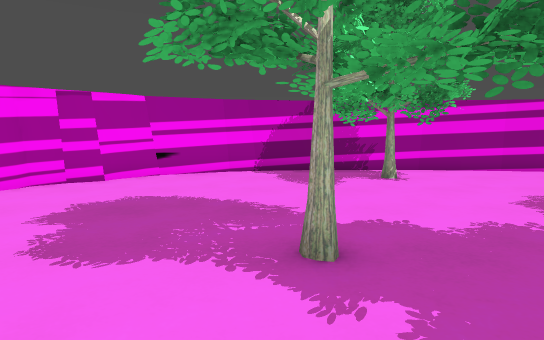
View 1 (above)

17 first-person views from a walk through a 3-D level made in the Godot game engine. The camera is 1.2 m above the floor, tilts 6° down and sees 75° across. The floor is counted in squares, 1 m on a side. Each view is taken from the middle of a square. On the plan, view 1 faces up. The plan holds only what a view shows up to about 14 squares ahead; the rest is blank.

View 2
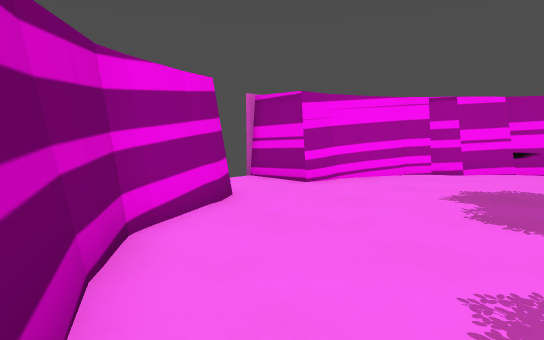

View 3
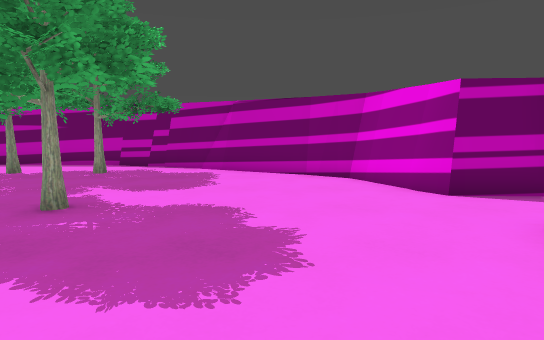

View 4
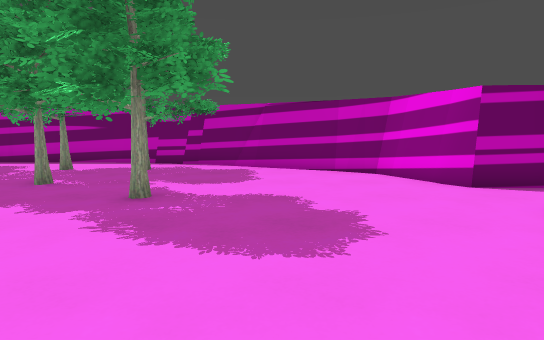

View 5
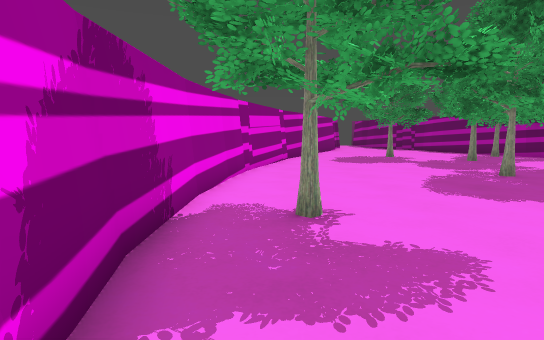

View 6
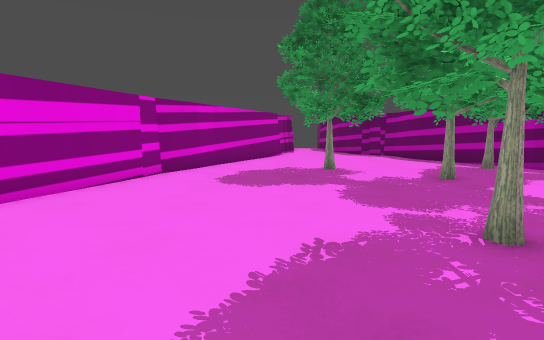

View 7
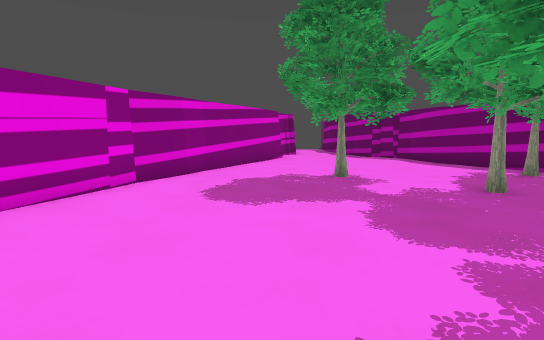

View 8
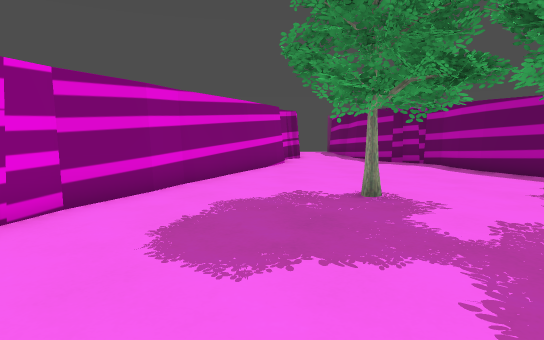

View 9
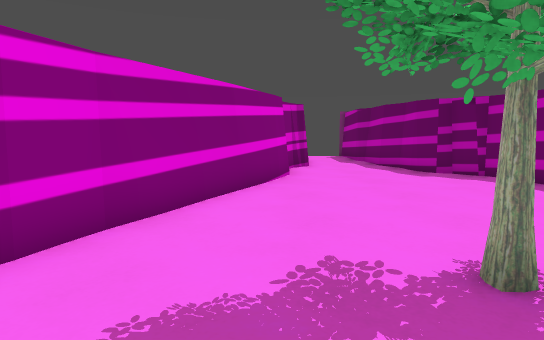

View 10
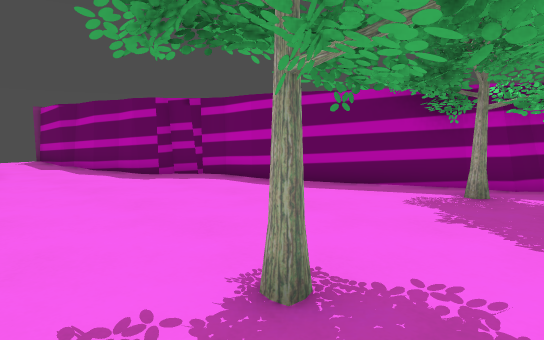

View 11
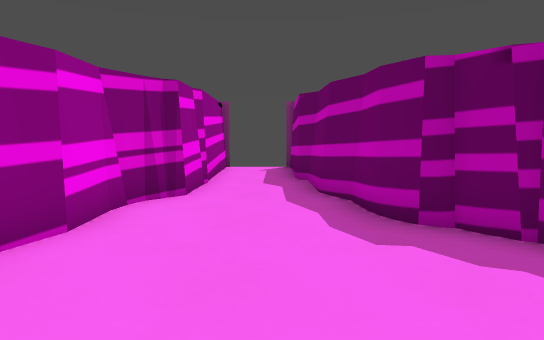

View 12
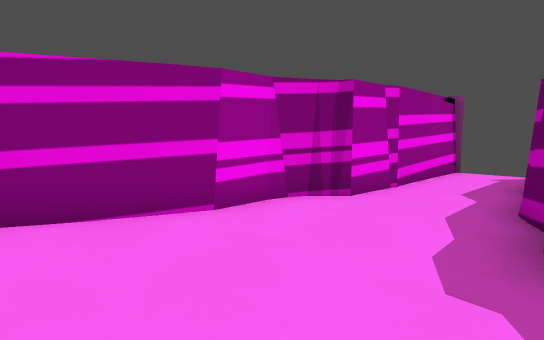

View 13
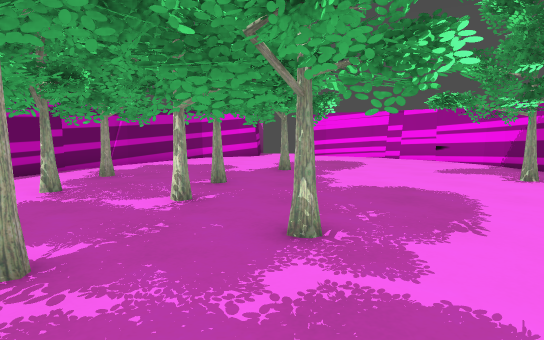

View 14
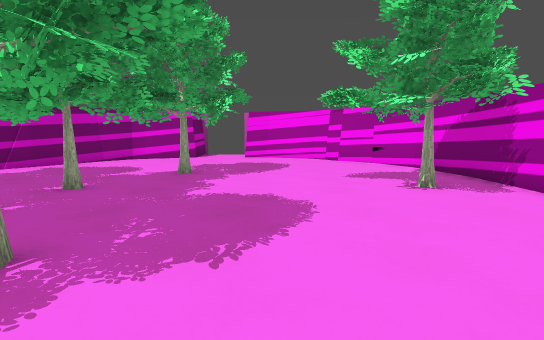

View 15
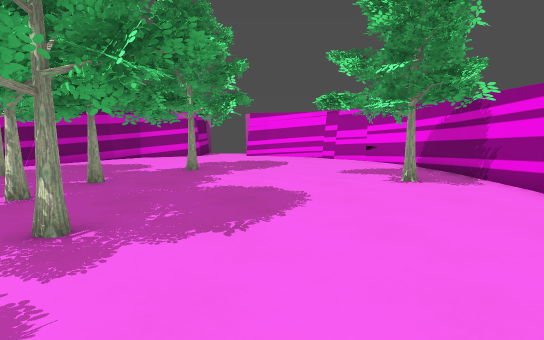

View 16
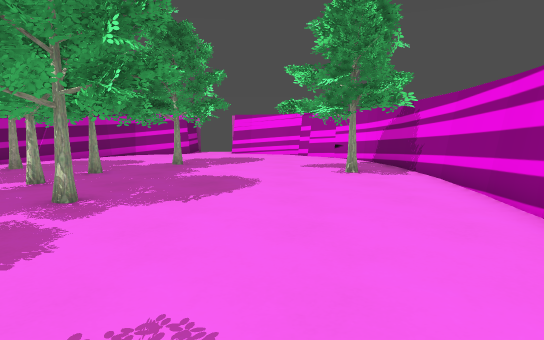

View 17
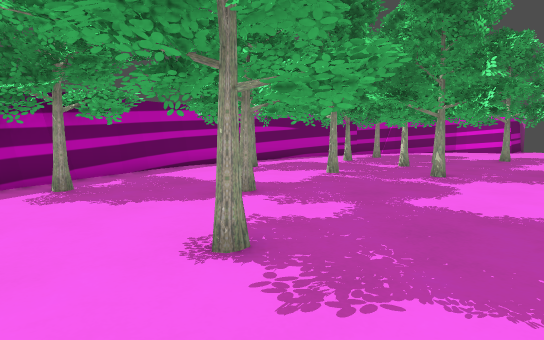

### Floor plan
Key: @ floor where view 1 was taken; # wall or solid block; . floor; = window, fence, low wall or low ledge; T thing the floor can be seen under or through.
Columns run from 9 left of view 1 to 32 right of it. Each row starts with its distance up from view 1.
 12         #########
 11       ###.......######
 10      ##.....T........####
  9    ###.....TTT..........###
  8    #.......  T............####
  7   ##.........................###
  6   #............................#####
  5 ###...... T......TT....TT. ........#######
  4  ........TT......T.....TTT...............
  3  ........TTTT.   TT......T...............
  2  ###......TTTTTT TT.##. . .........#######
  1    #........ TT   #####..........###
  0    #.....@...T        ##........##
 -1    ###....##.T         ###..#####
 -2      ###..##.T          #####
 -3        ###=#

Positions as (right, up) in squares from view 1, and headings:
1: (0, 0), facing up
2: (-1, -2), facing up-left
3: (-3, 9), facing down
4: (-2, 10), facing down
5: (-2, 10), facing right
6: (4, 6), facing right
7: (6, 6), facing right
8: (9, 6), facing right
9: (13, 6), facing right
10: (14, 6), facing down-right
11: (19, 3), facing right
12: (20, 1), facing up-right
13: (12, 3), facing left
14: (11, 6), facing left
15: (12, 6), facing left
16: (14, 7), facing left
17: (18, 7), facing down-left
